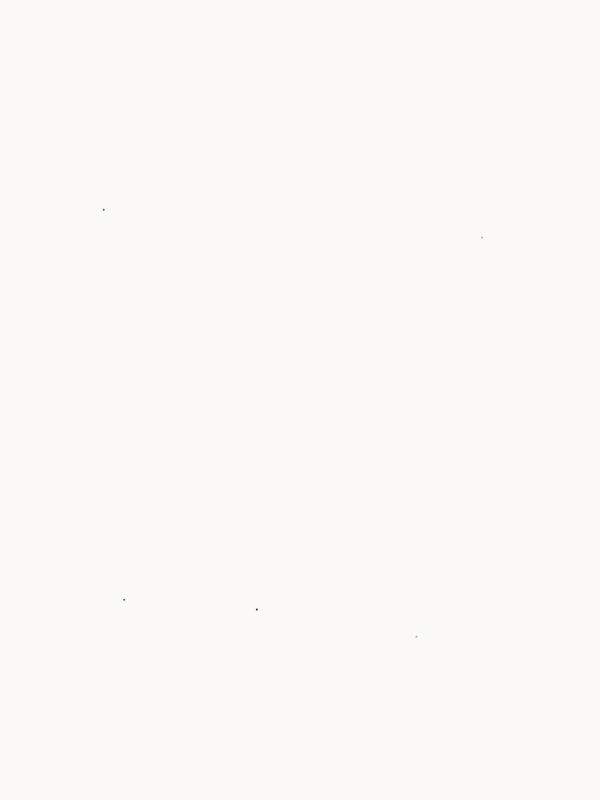
Frame 1 (no input)
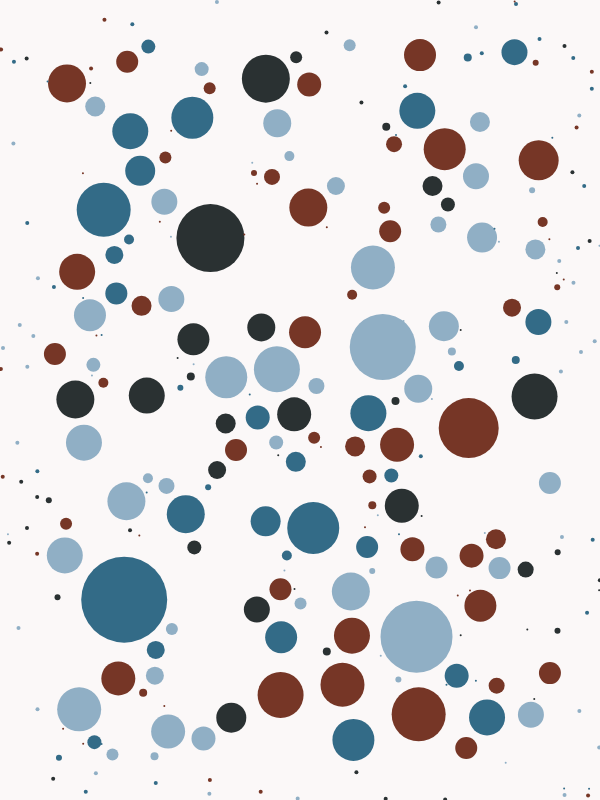
Frame 60 (no input)
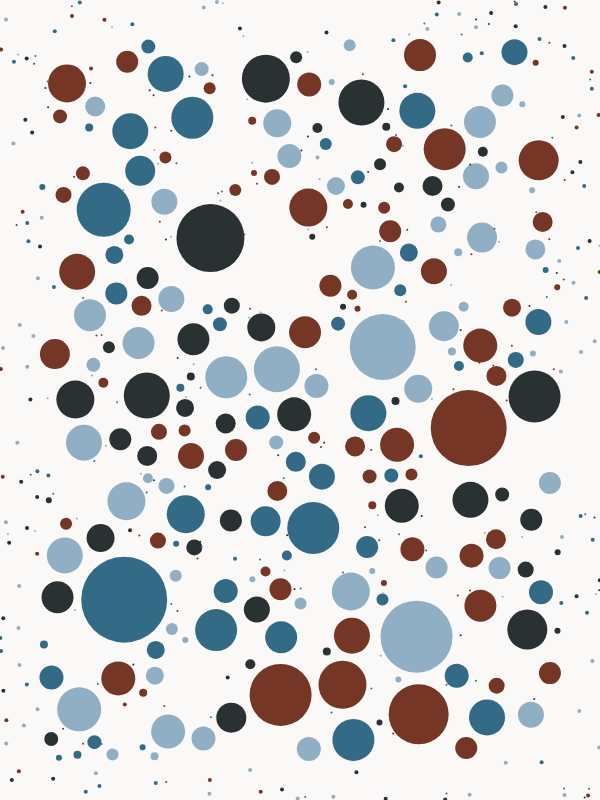
Frame 120 (the mouse pressed at the canvas centre since frame 60)

The p5.js sketch that drew these frames (run headless with seeded random() and noise() and a simulated clock; from frame 60 on, the mouse is pressed at the canvas centre):

// p5.js sketch
// ── sketch.js


let colorPalettes;
// let populationSize = 100;
let circles = new Array();
let chosenPalette;
function setup() {
	createCanvas(600, 800);
	pixelDensity(1);
	colorPalettes = [
		[color('#324851'), color('#86AC41'), color('#34675C'), color('#7DA3A1')],
		[color('#021C1E'), color('#004445'), color('#2C7873'), color('#6FB98F')],
		[color('#003B46'), color('#07575B'), color('#66A5AD'), color('#C4DFE6')],
		[color('#46211A'), color('#693D3D'), color('#BA5536'), color('#A43280')],
		[color('#4C3F54'), color('#D13525'), color('#F2C057'), color('#486824')],
		[color('#EAE2D6'), color('#D5C3AA'), color('#867666'), color('#E1B80D')],
		[color('#301B28'), color('#523634'), color('#B6452C'), color('#DDC5A2')],
		[color('#90AFC5'), color('#336B87'), color('#2A3132'), color('#763626')],
		[color('#011A27'), color('#063852'), color('#F0810F'), color('#E6DF44')],
		[color('#1E1F26'), color('#283655'), color('#4D648D'), color('#D0E1F9')],
		[color('#217CA3'), color('#E29930'), color('#32384D'), color('#211F30')]
	];
	chosenPalette = colorPalettes[Math.floor(random(0, colorPalettes.length))];
}


function newCircle()
{
	let x = random(0, width);
	let y = random(0, height);
	let valid = true;
	for(let c of circles)
	{
		if(c.collisionWithPoint(x, y))
		{
			valid = false;
			break;
		}
	}
	if(valid)
		circles.push(new Circle(x, y, chosenPalette[Math.floor(random(0, chosenPalette.length))]));
	
}

function draw() {
	background(color('#fbf8f8'));
	for(let i = 0; i < 5; ++i)
		newCircle();
	for(let c of circles)
	{
		c.show();
		c.update();
	}
}
// ── circle.js
class Circle{
    constructor(x, y, color)
    {
        this.x = x;
        this.y = y;
        this.r = 1;
        this.flag = false;
        this.color = color;
    }
    collisionWithPoint(x, y)
    {
        return dist(this.x, this.y, x, y) < this.r;
    }
    collisionWithOtherCircles(circles)
    {
        let padding = 8;
        for(let c of circles)
        {
            if(c == this)
                continue;
            let d = dist(this.x, this.y, c.x, c.y);
            if(d < this.r + c.r + padding)
            {
                this.flag = true;
                break;
            }
        }
    }
    edges()
    {
        let padding = 40;
        this.flag = this.x + this.r > width - padding || this.x - this.r < padding || this.y + this.r > height - padding || this.y - this.r < padding;
    }
    grow()
    {
        if(this.flag)
            return;
        ++this.r;
    }
    update()
    {
        if(this.flag)
            return;
        this.collisionWithOtherCircles(circles);
        this.grow();
        this.edges();        
    }
    show()
    {
        // stroke(0);
        noStroke();
        fill(this.color);
        ellipse(this.x, this.y, 2 * this.r, 2 * this.r);
    }
}
